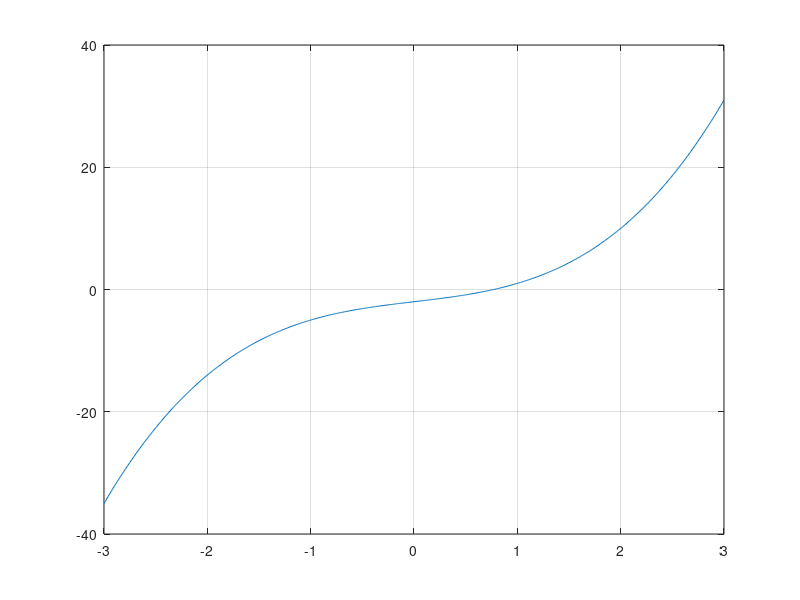

Recreate this plot in MATLAB. (Note: this script raises an error after producing the figure.)
clear;
clc;
close all;

f = @(x) x.^3 + 2*x - 2;

plotx = -3:0.01:3;
plot(plotx,f(plotx))
grid()

a_init = 0;
b_init = 1;

maxError = 0.01;
iterations = 20;

[zero,error,i] = bisectionMethod(f,a_init,b_init,maxError,iterations)


function [c,error,i] = bisectionMethod(f,a0,b0,errorMax,iterations)
    a = a0;
    b = b0;
    for i = 1:iterations
        c = (a+b)/2;
        error = (b-a)/2;
        fprintf("iter: %d and error %.4f \n",i,error)
        if error < errorMax
            break
        end
        
        if f(a)*f(c) < 0
            b = c;
        else
            a = c;
        end
       
    end
    fprintf('root is %.4f \n',c)
end